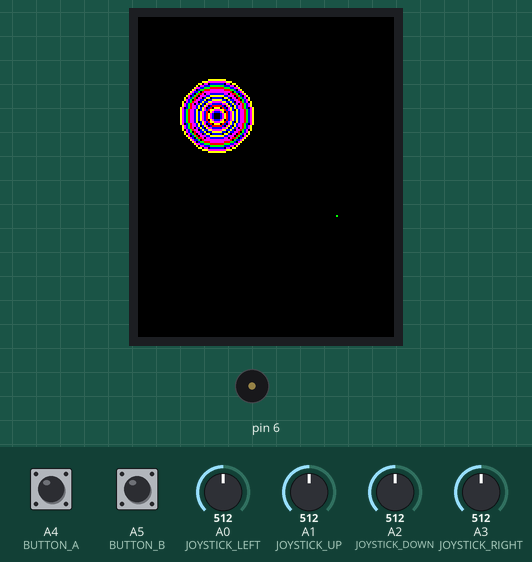
A sketch run on a simulated Arduino Uno, built with avr-gcc and run on an emulated ATmega328P. Parts: 128×160 colour display, buzzer (waves = sounding). The test bench sets the inputs (shaded band); at power-on: A4 (BUTTON_A) HIGH, A5 (BUTTON_B) HIGH, A0 (JOYSTICK_LEFT) = 512, A1 (JOYSTICK_UP) = 512, A2 (JOYSTICK_DOWN) = 512, A3 (JOYSTICK_RIGHT) = 512. Random numbers use the default seed unless the sketch sets one; what the sketch prints to the serial monitor is not drawn.

Above: at 1.3 s.
1.4 s: A4 (BUTTON_A) pulled LOW for 0.15 s
At 1.81 s:
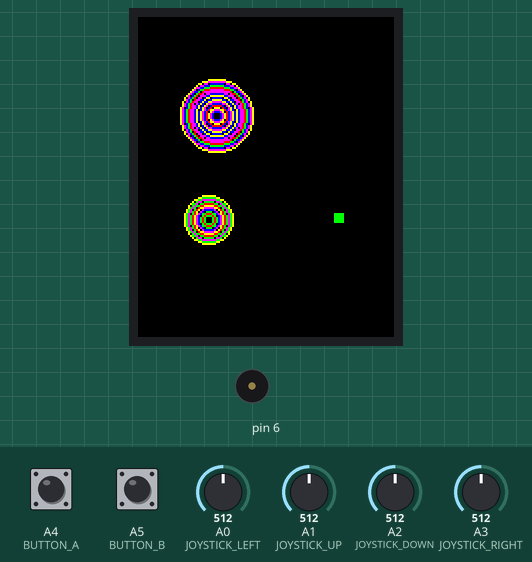
2.1 s: A5 (BUTTON_B) pulled LOW for 1 s
At 3.16 s:
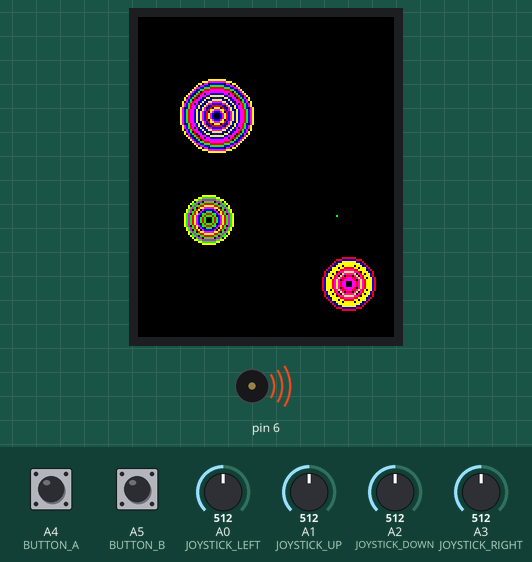
3.7 s: A4 (BUTTON_A) pulled LOW for 1 s
At 4.24 s:
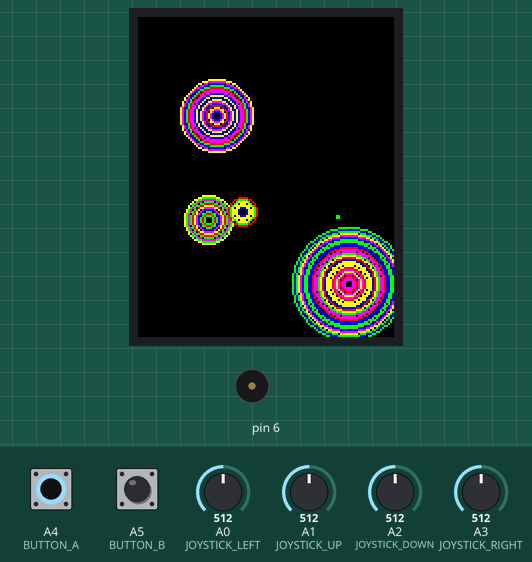
5.3 s: A5 (BUTTON_B) pulled LOW for 0.15 s
At 5.79 s:
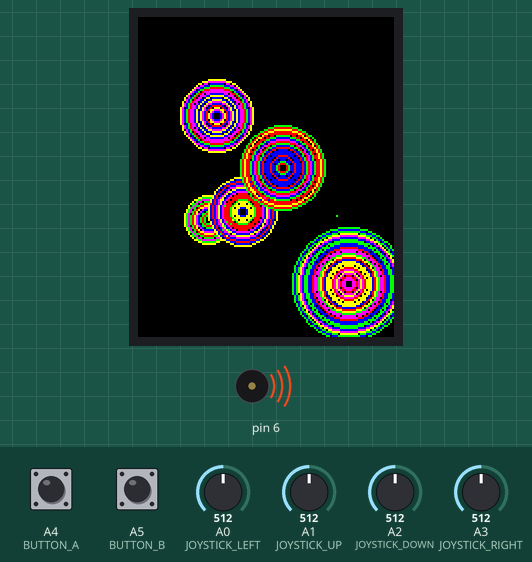
6.0 s: A5 (BUTTON_B) pulled LOW for 3.2 s
At 7.5 s:
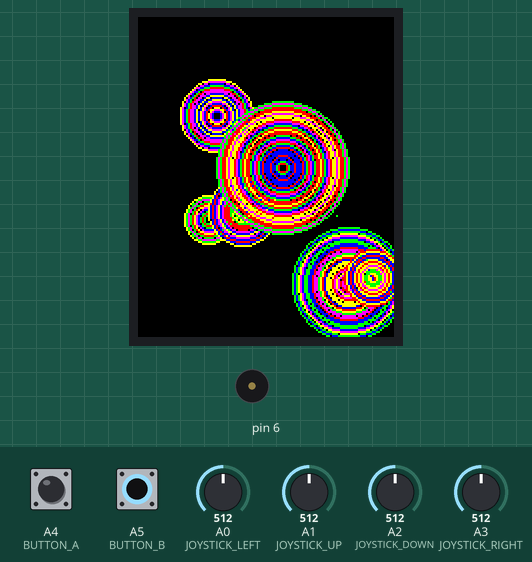
9.8 s: A4 (BUTTON_A) pulled LOW for 0.15 s
At 11.5 s:
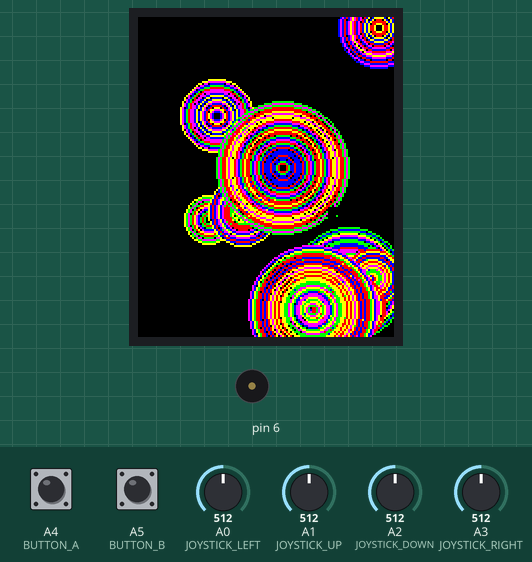
Timing chart, 0 to 13.0 s (numbered marks = the images above; inputs shaded):
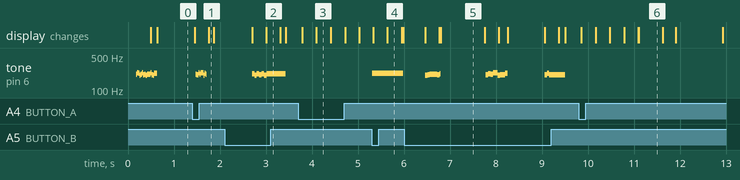

The sketch:

radiationhell.ino
```cpp
#include <Adafruit_GFX.h>    // Core graphics library
#include <Adafruit_ST7735.h> // Hardware-specific library
#include <SPI.h>


// For the breakout, you can use any 2 or 3 pins
// These pins will also work for the 1.8" TFT shield
#define TFT_CS     11
#define TFT_RST    10  // you can also connect this to the Arduino reset
// in which case, set this #define pin to 0!
#define TFT_DC     9

// Option 1 (recommended): must use the hardware SPI pins
// (for UNO thats sclk = 13 and sid = 11) and pin 10 must be
// an output. This is much faster - also required if you want
// to use the microSD card (see the image drawing example)
Adafruit_ST7735 tft = Adafruit_ST7735(TFT_CS,  TFT_DC, TFT_RST);

// Option 2: use any pins but a little slower!
#define TFT_SCLK 13   // set these to be whatever pins you like!
#define TFT_MOSI 11   // set these to be whatever pins you like!

#define JOYSTICK_UP A1
#define JOYSTICK_DOWN A2
#define JOYSTICK_LEFT A0
#define JOYSTICK_RIGHT A3
#define BUTTON_A A4
#define BUTTON_B A5

bool soundon = true;
int x = 100;
int y = 100;


int colors[] = {ST7735_RED, ST7735_GREEN, ST7735_BLUE, ST7735_MAGENTA, ST7735_YELLOW};
int allcolors = 5;
int score = 0;

struct bombs
{
  int x;
  int y;
  int radius;
  int life;
  int power;
};

#define allbombs 100
int bi = 0;
struct bombs b[allbombs];
int bomb_delay = 0;
int jumpvelocity = 0;
#define jumppower 20
int jumpheight = 0;
int jumpdelay = 0;
int formerheight = 0;
int formerx = 0;
int formery = 0;


void setup(void) {

  Serial.begin(9600);
  Serial.print("Hello! ST7735 TFT Test");


  pinMode(JOYSTICK_UP, INPUT);
  pinMode(JOYSTICK_DOWN, INPUT);
  pinMode(JOYSTICK_RIGHT, INPUT);
  pinMode(JOYSTICK_LEFT, INPUT);
  pinMode(BUTTON_A, INPUT_PULLUP);
  pinMode(BUTTON_B, INPUT_PULLUP);


  // Use this initializer if you're using a 1.8" TFT
  tft.initR(INITR_BLACKTAB);   // initialize a ST7735S chip, black tab

  tft.setRotation(2);

  Serial.println("Initialized");

  setup2();
  return;

}

void setup2()
{
  tft.fillScreen(ST7735_BLACK);
  memset(&b, 0, sizeof(b));
  bi = 0;
  bomb_delay = 0;
  jumpvelocity = 0;
  jumpheight = 0;
  jumpdelay = 0;
  formerheight = 0;
  formerx = 0;
  formery = 0;
}

bool isup()
{
  if(!analogRead(JOYSTICK_UP))
    return true;
  else
    return false;
}
bool isdown()
{
  if(!analogRead(JOYSTICK_DOWN))
    return true;
  else
    return false;
}
bool isleft()
{
  if(!analogRead(JOYSTICK_LEFT))
    return true;
  else
    return false;
}
bool isright()
{
  if(!analogRead(JOYSTICK_RIGHT))
    return true;
  else
    return false;
}

bool isbuttonb()
{
  if(!digitalRead(BUTTON_B))
    return true;
  else
    return false;
}

bool isbuttona()
{
  if(!digitalRead(BUTTON_A))
    return true;
  else
    return false;
}


#define NOTE_G3  392
#define NOTE_F3  349
#define NOTE_D3  294
#define NOTE_C3  262
int notes[] = {NOTE_G3, 250, NOTE_F3, 250, NOTE_G3, 500, NOTE_F3, 1000, NOTE_D3, 250, NOTE_C3, 250, NOTE_D3, 500, NOTE_C3, 1000, 0};
void play_mock()
{
  if(!soundon) return;
  for(int i = 0; i < 1000; i += 2)
  {
    if(notes[i] == 0) break;
    tone(6, notes[i]);
    delay(notes[i+1]);
  }
  noTone(6);
}

bool dead()
{
  play_mock();
  while(1)
  {
    char buf[200];
    tft.fillScreen(ST7735_RED);
    tft.setCursor(0, tft.height()/2-30);
    tft.setTextColor(ST7735_WHITE);
    tft.setTextSize(1);
    tft.setTextWrap(true);
    tft.print("Game Over!\n");
    sprintf(buf, "score: %d", score);
    tft.print(buf);

    delay(1000);
    tft.fillScreen(ST7735_BLACK);
    tft.setTextColor(ST7735_RED);
    tft.setCursor(0, tft.height()/2-30);
    tft.print("Game Over!\n");
    tft.print(buf);
    delay(1000);

    if(isbuttona())
    {
      setup2();
      return true;
    }
  }
  return true;
}

void processBombs()
{
  for(int i = 0; i < allbombs; i ++)
  {
    if(b[i].life != 0)
    {
      b[i].life --;
      if(b[i].life != 0)
      {
        b[i].radius += b[i].power;
        if(soundon)
          tone(6, random(200, 230));
      }
      else
        noTone(6);
    }
  }
}

void drawBombs()
{
  //create new bomb
  if(bomb_delay == 0)
  {
    Serial.println("making new bomb!");
    int i;
    if(bi < allbombs)
    {
      // bomb available
      b[bi].radius = 1;
      b[bi].x = random(tft.width());
      b[bi].y = random(tft.height());
      b[bi].power = random(1,2);
      b[bi].life = random(10, 40);
      char buf[100];
      sprintf(buf, "new bomb %d at %d/%d, power %d life %d", bi, b[bi].x, b[bi].y, b[bi].power, b[bi].life);
      Serial.println(buf);
      bi ++;
    }
    bomb_delay = 50;
  }
  else
  {
    bomb_delay --;
  }

  processBombs();

  //now draw
  for(int i = 0; i < allbombs; i ++)
  {
    if(b[i].life != 0)
    {
      // draw bombs
      tft.drawCircle(b[i].x, b[i].y, b[i].radius, colors[random(allcolors)]);
    }
  }
}

bool check_life()
{
  if(y < 0) return dead();
  if(y > tft.height()) return dead();
  if(x > tft.width()) return dead();
  if(x < 0) return dead();
  for(int i = 0; i < allbombs; i ++)
  {
    int distx, disty, dist;
    distx = abs(b[i].x - x);
    disty = abs(b[i].y - y);
    dist = sqrt(distx*distx + disty*disty);
    if(dist < b[i].radius)
    {
      // dead
      char buf[200];
      sprintf(buf, "dead:\ndistx = %d\ndisty = %d\ndist = %d", distx, disty, dist);
      Serial.println(buf);
      return dead();
    }
  }
  return false;
}

void loop() {
  if(jumpheight > 0)
  {
    tft.fillRect(x-jumpheight/2, y-jumpheight/2, jumpheight, jumpheight, ST7735_GREEN);
    // delete former height which is lame
    if(formerheight > jumpheight)
      tft.drawRect(formerx-formerheight/2, formery-formerheight/2, formerheight, formerheight, ST7735_BLACK);
  }
  else
  {
    tft.fillRect(x-1, y-1, 1, 1, ST7735_GREEN);
  }

  // process jumping velocity/height
  if(jumpvelocity != 0)
  {
    if(jumpvelocity > (jumppower / 2))
    {
      formerheight = jumpheight;
      jumpheight ++;
    }
    else
    {
      formerheight = jumpheight;
      jumpheight --;
    }
    if(jumpvelocity) jumpvelocity --;
    if(jumpheight == 0) formerheight = 0;
  }
  formerx = x;
  formery = y;

  if(isup())
    y --;
  if(isdown())
    y ++;
  if(isright())
    x ++;
  if(isleft())
    x --;
  if(isbuttonb())
    soundon = !soundon;
  if((jumpheight == 0) && (jumpdelay == 0) && isbuttona())
  {
    Serial.println("start jumping");
    //start jump
    jumpvelocity = jumppower;
  }
  // if jumping, don't die
  if(jumpheight == 0)
    if(check_life())
      return;
  drawBombs();
  delay(20);
  score ++;
}
```

Measured:
- after the input at 5.3 s, tone on pin 6: silent → 221 Hz at once, → silent 0.67 s later
- after the input at 6.0 s, tone on pin 6: plays 200 Hz for 0.05 s, 204 Hz for 0.05 s, 213 Hz for 0.05 s, 210 Hz for 0.05 s, 213 Hz for 0.05 s, 207 Hz for 0.05 s … (19 notes in this stretch), starting after 0.46 s
- by itself, tone on pin 6: plays 218 Hz for 0.05 s, 201 Hz for 0.05 s, 215 Hz for 0.05 s, 206 Hz for 0.05 s, 215 Hz for 0.05 s, 201 Hz for 0.05 s … (8 notes in this stretch)
